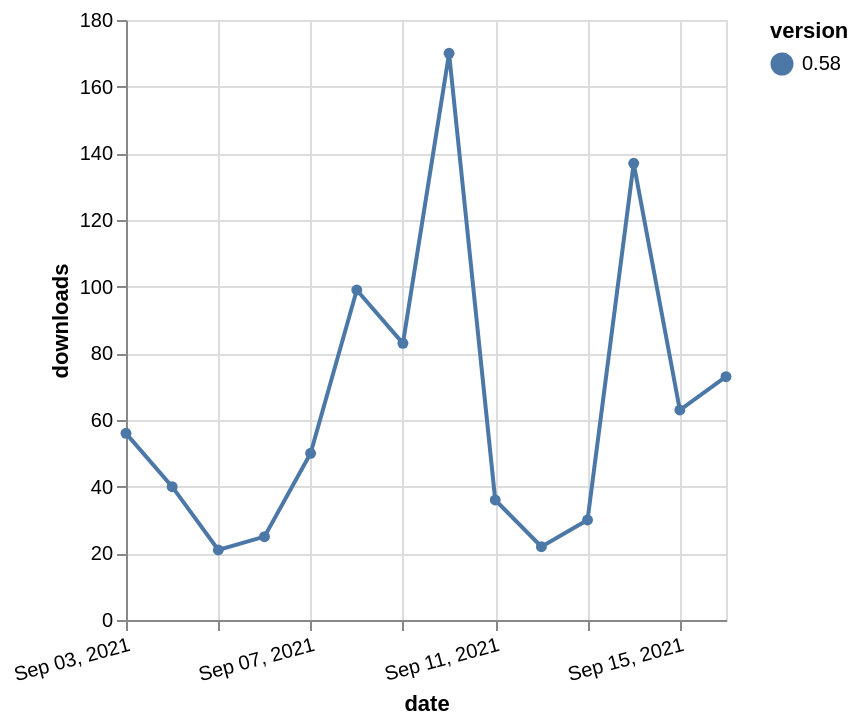

This figure's Vega-Lite source:
### Vega-Lite specification from a JSON file in a GitHub repository (floating-point values rounded to 4 significant figures)
{"$schema": "https://vega.github.io/schema/vega-lite/v5.json", "description": "A simple bar chart with embedded data.", "data": {"values": [{"date": "2021-09-03", "total": 82404, "delta": 56, "version": "0.58"}, {"date": "2021-09-04", "total": 82444, "delta": 40, "version": "0.58"}, {"date": "2021-09-05", "total": 82465, "delta": 21, "version": "0.58"}, {"date": "2021-09-06", "total": 82490, "delta": 25, "version": "0.58"}, {"date": "2021-09-07", "total": 82540, "delta": 50, "version": "0.58"}, {"date": "2021-09-08", "total": 82639, "delta": 99, "version": "0.58"}, {"date": "2021-09-09", "total": 82722, "delta": 83, "version": "0.58"}, {"date": "2021-09-10", "total": 82892, "delta": 170, "version": "0.58"}, {"date": "2021-09-11", "total": 82928, "delta": 36, "version": "0.58"}, {"date": "2021-09-12", "total": 82950, "delta": 22, "version": "0.58"}, {"date": "2021-09-13", "total": 82980, "delta": 30, "version": "0.58"}, {"date": "2021-09-14", "total": 83117, "delta": 137, "version": "0.58"}, {"date": "2021-09-15", "total": 83180, "delta": 63, "version": "0.58"}, {"date": "2021-09-16", "total": 83253, "delta": 73, "version": "0.58"}]}, "width": "container", "mark": {"type": "line", "point": {"filled": true}}, "encoding": {"x": {"field": "date", "type": "temporal", "timeUnit": "yearmonthdate", "title": "date", "axis": {"labelAngle": -15}}, "y": {"field": "delta", "type": "quantitative", "title": "downloads"}, "color": {"field": "version", "type": "nominal"}, "tooltip": {"field": "delta"}}}
